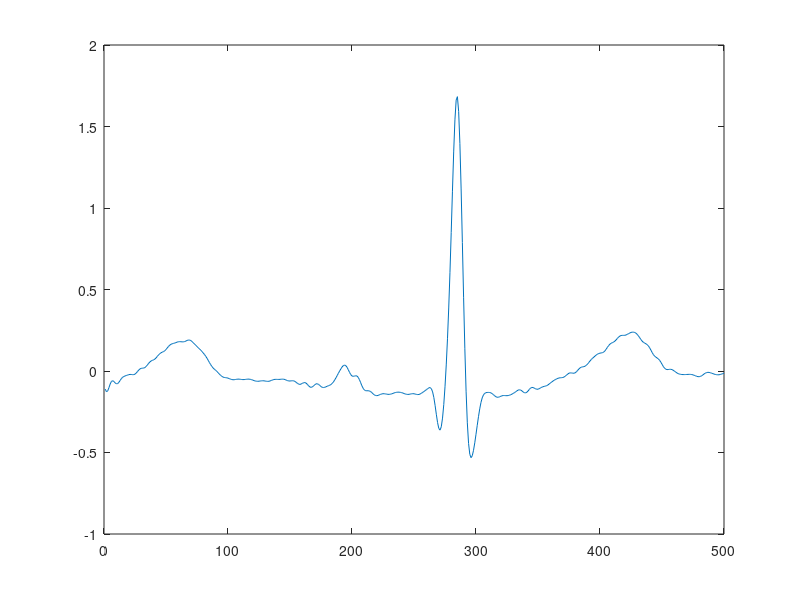

Recreate this plot in MATLAB. (Note: this script raises an error after producing the figure.)
clearvars;
clc;


load("idealECG.mat");

idealECG = resample(idealECG, 500, 128); % resample to match the sampling frequencies
% idealECG signal is resampled to 500Hz

fs = 500; % new sampling rate of both noisy and ideal ECGs.


y = idealECG(1:500); % ideal signal - A single ECG beat
y = y - mean(y);% make sure mean is zero

figure();
plot(y);

x = nECG(1:length(y)); % noisy ECG - Same length as y-ideal signal
x = x - mean(x);% make sure mean is zero

M = 20; % Number of weights/ filter  coefficients

% compute the autocorrelation Cxx
C_XX = xcorr(x, M-1, 'biased');
C_XX_matrix = toeplitz(C_XX(M:end)); 
% Compute the cross-correlation
C_XY = xcorr(x, y, M-1, 'biased');
C_Xy = C_XY(M:end); 
% Compute the Wiener filter weights
w = C_XX_matrix \ C_Xy.';

filteredECG = filter(w,1,nECG-mean(nECG)); % filter signal using the wiener weights

% plot signals
figure;

subplot(3, 1, 1);        
plot(idealECG(1:2000));
title('Ideal ECG Signal');

subplot(3, 1, 2);        
plot(nECG(1:2000));
title('Noisy ECG Signal');

subplot(3, 1, 3);  
plot(filteredECG(1:2000));
title('Wiener Filtered ECG Signal');

% Frequency Domain Analysis
[psd_noisy, f_noisy] = pwelch(nECG, [], [], [], fs);
[psd_denoised, f_denoised] = pwelch(filteredECG, [], [], [], fs);

figure();
plot(f_noisy, 10*log10(psd_noisy), f_denoised, 10*log10(psd_denoised));
title("Frequency Domain Analysis");
legend('Noisy ECG', 'Denoised ECG')
xlabel('Frequency (Hz)');
ylabel('PSD (dB/Hz)');

